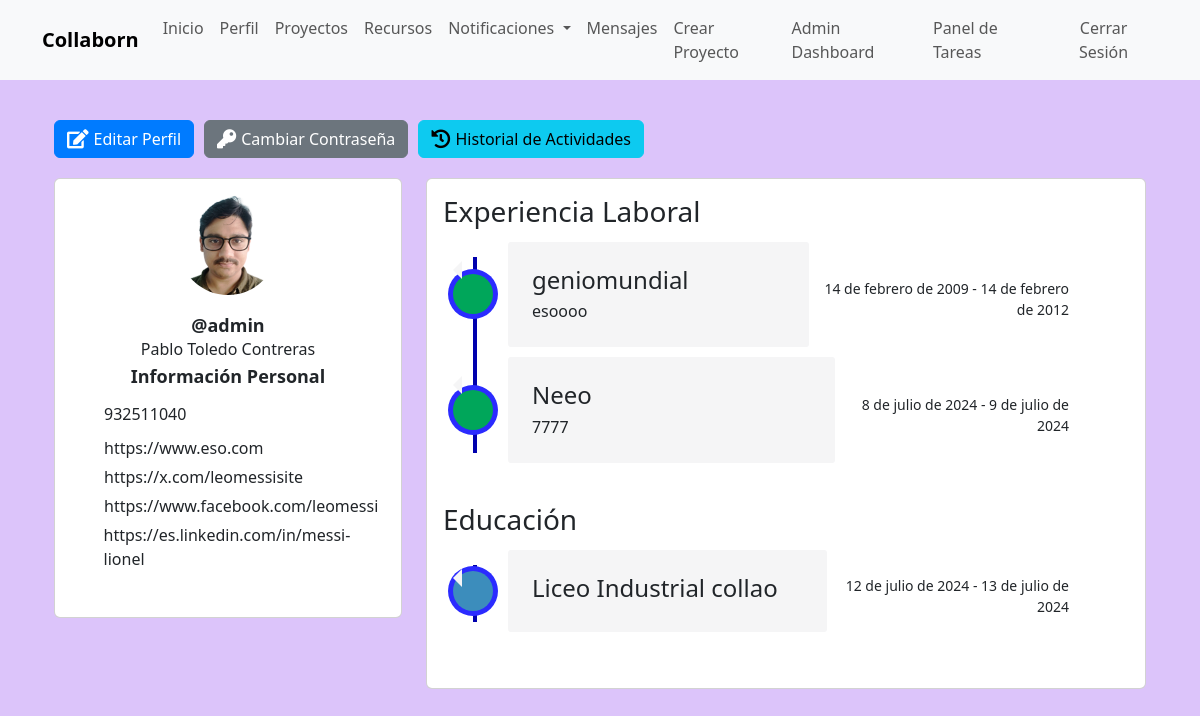
The app's page /perfil/ (signed in), older data.
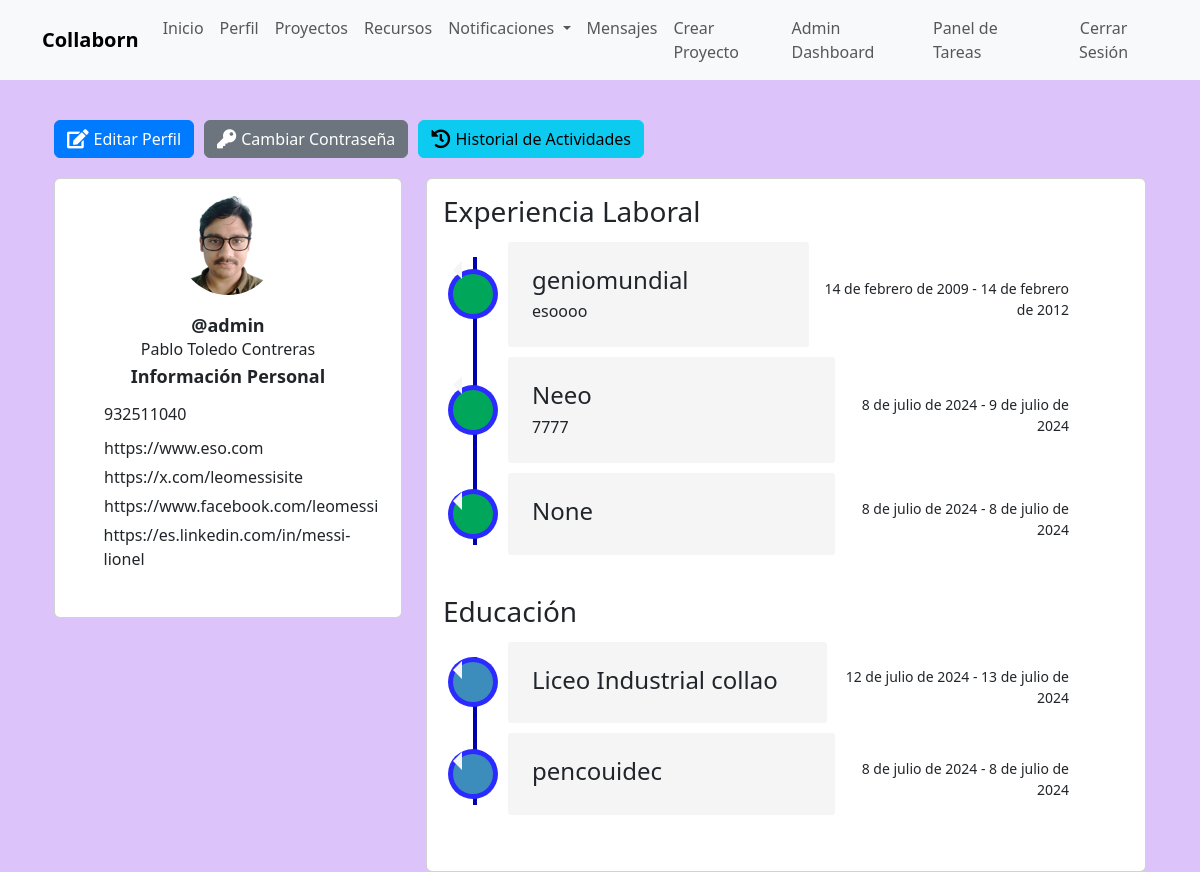
The same page, newer data.
### myapp/models.py (models this page shows, shortened)
class Perfil(models.Model):
    user = models.OneToOneField(User, on_delete=models.CASCADE)
    nombre = models.CharField(max_length=30, blank=True, null=True)
    apellido = models.CharField(max_length=30, blank=True, null=True)
    telefono = models.CharField(max_length=15, blank=True, null=True)
    fecha_nacimiento = models.DateField(null=True, blank=True)
    avatar = models.ImageField(upload_to='avatars/', null=True, blank=True)
    website = models.URLField(max_length=200, blank=True, null=True)
    twitter = models.URLField(max_length=200, blank=True, null=True)
    facebook = models.URLField(max_length=200, blank=True, null=True)
    linkedin = models.URLField(max_length=200, blank=True, null=True)

class ExperienciaLaboral(models.Model):
    perfil = models.ForeignKey(Perfil, related_name='experiencias', on_delete=models.CASCADE)
    titulo = models.CharField(max_length=100, blank=True, null=True)
    descripcion = models.TextField(blank=True, null=True)
    fecha_inicio = models.DateField(default=timezone.now)
    fecha_fin = models.DateField(default=timezone.now)

class Educacion(models.Model):
    perfil = models.ForeignKey(Perfil, related_name='educaciones', on_delete=models.CASCADE)
    titulo = models.CharField(max_length=100, blank=True, null=True)
    institucion = models.CharField(max_length=100, blank=True, null=True)
    fecha_inicio = models.DateField(default=timezone.now)
    fecha_fin = models.DateField(default=timezone.now)

### myapp/views.py (the view)
# urls.py: path('perfil/', views.ver_perfil, name='ver_perfil'),
@login_required
def ver_perfil(request):
    perfil = request.user.perfil
    experiencias = perfil.experiencias.all()
    educaciones = perfil.educaciones.all()
    return render(request, 'myapp/ver_perfil.html', {
        'perfil': perfil,
        'experiencias': experiencias,
        'educaciones': educaciones,
    })

### myapp/templates/myapp/ver_perfil.html (shortened to what this page needs)
{% extends 'myapp/base.html' %}
{% load static %}
{% block extra_css %}
<link rel="stylesheet" href="{% static 'css/ver_perfil.css' %}">
<link href="https://cdnjs.cloudflare.com/ajax/libs/font-awesome/5.11.2/css/all.min.css" rel="stylesheet">
<link href="https://cdn.jsdelivr.net/npm/@icon/entypo@1.0.3/entypo.css" rel="stylesheet">
{% endblock %}
{% block content %}
<div class="container bootstrap snippet">
    <div class="row">
        <div class="col-md-12">
            <div class="btn-group-custom">
                <a href="{% url 'editar_perfil' %}" class="btn btn-primary btn-custom">
                    <i class="fa fa-edit"></i> Editar Perfil
                </a>
                <a href="{% url 'cambiar_password' %}" class="btn btn-secondary btn-custom">
                    <i class="fa fa-key"></i> Cambiar Contraseña
                </a>
                <a href="{% url 'historial_actividades' %}" class="btn btn-info btn-custom">
                    <i class="fa fa-history"></i> Historial de Actividades
                </a>
            </div>
        </div>
    </div>
    <div class="row">
        <div class="col-md-4">
            <div class="left-profile-card card">
                <div class="card-body">
                    <div class="user-profile">
                        {% if perfil.avatar %}
                            <img src="{{ perfil.avatar.url }}" class="img-fluid rounded-circle" alt="Avatar">
                        {% else %}
                            <img src="{% static 'images/default-avatar.png' %}" class="img-fluid rounded-circle" alt="Avatar">
                        {% endif %}
                    </div>
                    <h3>@{{ user.username }}</h3>
                    <p>{{ perfil.nombre }} {{ perfil.apellido }}</p>
                    <div class="personal-info">
                        <h3>Información Personal</h3>
                        <ul class="personal-list">
                            <li>{{ perfil.telefono }}</li>
                            <li>{{ perfil.website }}</li>
                            <li>{{ perfil.twitter }}</li>
                            <li>{{ perfil.facebook }}</li>
                            <li>{{ perfil.linkedin }}</li>
                        </ul>
                    </div>
                </div>
            </div>
        </div>
        <div class="col-md-8">
            <div class="right-profile-card card">
                <div class="card-body">
                    <h3>Experiencia Laboral</h3>
                    <div class="timeline-centered">
                        {% for experiencia in experiencias %}
                            <article class="timeline-entry">
                                <div class="timeline-entry-inner">
                                    <div class="timeline-icon bg-success">
                                    </div>
                                    <div class="timeline-label">
                                        <h2>{{ experiencia.titulo }}</h2>
                                        <p>{{ experiencia.descripcion }}</p>
                                    </div>
                                    <time class="timeline-time" datetime="{{ experiencia.fecha_inicio }}">{{ experiencia.fecha_inicio }} - {{ experiencia.fecha_fin }}</time>
                                </div>
                            </article>
                        {% endfor %}
                    </div>
                    <h3>Educación</h3>
                    <div class="timeline-centered">
                        {% for educacion in educaciones %}
                            <article class="timeline-entry">
                                <div class="timeline-entry-inner">
                                    <div class="timeline-icon bg-info">
                                    </div>
                                    <div class="timeline-label">
                                        <h2>{{ educacion.institucion }}</h2>
                                    </div>
                                    <time class="timeline-time" datetime="{{ educacion.fecha_inicio }}">{{ educacion.fecha_inicio }} - {{ educacion.fecha_fin }}</time>
                                </div>
                            </article>
                        {% endfor %}
                    </div>
                </div>
            </div>
        </div>
    </div>
</div>
{% endblock %}

### myapp/templates/myapp/base.html (shortened to what this page needs)
<!DOCTYPE html>
<html lang="es">
<head>
    {% load static %}
    <link rel="stylesheet" href="{% static 'css/bootstrap.min.css' %}">
    <link rel="stylesheet" href="{% static 'css/style.css' %}">
    <link rel="stylesheet" href="{% static 'css/ver_perfil.css' %}">
    <link rel="stylesheet" href="{% static 'css/register.css' %}">
    <link href="https://cdnjs.cloudflare.com/ajax/libs/font-awesome/5.11.2/css/all.min.css" rel="stylesheet">
    <link href="https://cdn.jsdelivr.net/npm/@icon/entypo@1.0.3/entypo.css" rel="stylesheet">
    <link rel="stylesheet" href="https://cdnjs.cloudflare.com/ajax/libs/bootstrap-datepicker/1.9.0/css/bootstrap-datepicker.min.css">
    {% block extra_css %}{% endblock %}
</head>
<body>
    {% if user.is_authenticated %}
    <header>
        <nav class="navbar navbar-expand-lg fixed-top custom-navbar bg-light">
            <div class="container">
                <a class="navbar-brand" href="{% url 'index' %}">Collaborn</a>
                <div class="collapse navbar-collapse justify-content-between" id="navbarNav">
                    <ul class="navbar-nav mx-auto">
                        <li class="nav-item"><a class="nav-link" href="{% url 'index' %}">Inicio</a></li>
                        <li class="nav-item"><a class="nav-link" href="{% url 'ver_perfil' %}">Perfil</a></li>
                        <li class="nav-item"><a class="nav-link" href="{% url 'proyecto_lista' %}">Proyectos</a></li>
                        <li class="nav-item"><a class="nav-link" href="{% url 'listar_recursos' %}">Recursos</a></li>
                        <li class="nav-item dropdown">
                            <a class="nav-link dropdown-toggle" href="#" id="notificacionesDropdown" role="button" data-toggle="dropdown" aria-haspopup="true" aria-expanded="false">
                                Notificaciones
                            </a>
                        </li>
                        <li class="nav-item">
                            <a class="nav-link" href="{% url 'listar_mensajes' %}">Mensajes
                            </a>
                        </li>
                        {% if user.is_staff %}
                        <li class="nav-item"><a class="nav-link" href="{% url 'crear_proyecto' %}">Crear Proyecto</a></li>
                        <li class="nav-item"><a class="nav-link" href="{% url 'admin_dashboard' %}">Admin Dashboard</a></li>
                        <li class="nav-item"><a class="nav-link" href="{% url 'admin_panel_tareas' %}">Panel de Tareas</a></li>
                        {% endif %}
                        <li class="nav-item">
                            <form method="post" action="{% url 'logout' %}">
                                <button type="submit" class="btn btn-link nav-link">Cerrar Sesión</button>
                            </form>
                        </li>
                    </ul>
                </div>
            </div>
        </nav>
    </header>
    {% endif %}
    <main class="container">
        {% block content %}{% endblock %}
    </main>
</body>
</html>

### myapp/static/css/style.css (style rules this page uses)
body { padding-top: 20px; }
.navbar-brand { font-weight: bold; }
.btn-primary { background-color: #007bff; border-color: #007bff; }

### myapp/static/css/ver_perfil.css (style rules this page uses)
body { margin-top: 20px; background: #dcdcdc; }
.left-profile-card .user-profile img { width: 100px; height: 100px; border-radius: 50%; margin: auto; display: block; margin-bottom: 20px; }
.left-profile-card h3 { font-size: 18px; margin-bottom: 0; font-weight: 700; text-align: center; }
.left-profile-card p { margin-bottom: 5px; text-align: center; }
.personal-info { margin-bottom: 30px; }
.personal-info .personal-list { list-style-type: none; margin: 0; padding: 0; }
.personal-list li { margin-bottom: 5px; display: flex; align-items: center; }
.personal-info h3 { margin-bottom: 10px; }
.timeline-centered { position: relative; margin-bottom: 30px; }
.timeline-centered:before { content: ''; position: absolute; display: block; width: 4px; background: #0000ad; top: 20px; bottom: 20px; margin-left: 30px; }
.timeline-centered .timeline-entry { position: relative; margin-top: 5px; margin-left: 30px; margin-bottom: 10px; clear: both; }
.timeline-centered .timeline-entry .timeline-entry-inner { display: flex; align-items: center; margin-left: -20px; position: relative; }
.timeline-centered .timeline-entry .timeline-entry-inner .timeline-time { position: relative; text-align: right; padding: 10px; box-sizing: border-box; font-size: 14px; z-index: 1000; border-radius: 4px; margin-top: 10px; }
.timeline-centered .timeline-entry .timeline-entry-inner .timeline-icon { background: #fff; width: 40px; height: 40px; text-align: center; line-height: 40px; border-radius: 50%; box-shadow: 0 0 0 5px #2b2bff; color: #00d512; border: 1px solid #ff0000; font-size: 16px; margin-right: 15px; flex-shrink: 0; }
.timeline-centered .timeline-entry .timeline-entry-inner .timeline-label { background: #f5f5f6; padding: 1.5em; margin-left: 0; border-radius: 3px; flex-grow: 1; width: 351.44px; }
.timeline-centered .timeline-entry .timeline-entry-inner .timeline-label h2 { margin-top: 0; font-size: 1.5em; margin-bottom: 5px; display: flex; align-items: center; }
.timeline-centered .timeline-entry .timeline-entry-inner .timeline-label p { margin: 0; font-size: 1em; line-height: 1.5em; }
.timeline-centered .timeline-entry .timeline-entry-inner .timeline-label:after { content: ''; display: block; position: absolute; left: 0; top: 19px; width: 0; height: 0; border: 9px solid transparent; border-right-color: #f5f5f6; margin-left: -9px; }
.timeline-centered .timeline-entry .timeline-entry-inner .timeline-icon.bg-success { background: #00a65a !important; border: none; }
.timeline-centered .timeline-entry .timeline-entry-inner .timeline-icon.bg-info { background: #3c8dbc !important; border: none; }
.right-profile-card .card-body { overflow: hidden; }
.timeline-centered { position: relative; margin-bottom: 30px; max-width: 100%; overflow: hidden; }
.timeline-centered .timeline-entry { position: relative; margin-top: 5px; margin-left: 30px; margin-bottom: 10px; clear: both; max-width: calc(100% - 60px); }
.timeline-centered .timeline-entry .timeline-entry-inner { display: flex; align-items: center; margin-left: -20px; position: relative; max-width: 100%; }
.timeline-centered .timeline-entry .timeline-entry-inner .timeline-label { padding: 1.5em; margin-left: 0; border-radius: 3px; flex-grow: 1; max-width: 100%; overflow: hidden; }

### myapp/static/css/register.css (style rules this page uses)
body { background-color: #dcc4fa; }

### myapp/templates/myapp/ver_perfil.html (style rules this page uses)
.btn-group-custom { display: flex; gap: 10px; margin-bottom: 20px; }
.btn-custom { display: flex; align-items: center; gap: 5px; }
.btn-custom i { font-size: 1.2em; }

### myapp/templates/myapp/base.html (style rules this page uses)
body { background-color: #dcc4fa; }
main.container { margin-top: 80px; }

Row changes from the older to the newer data that the page shows:
added ExperienciaLaboral: titulo "None", fecha_inicio "8 de julio de 2024", fecha_fin "8 de julio de 2024"
added Educacion: institucion "pencouidec", fecha_inicio "8 de julio de 2024", fecha_fin "8 de julio de 2024"
